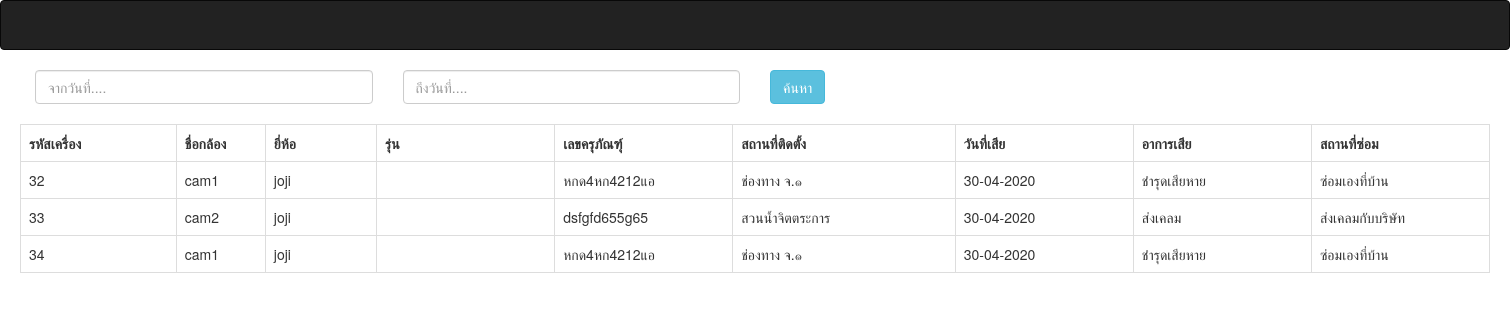
The app's page /fix_timeline.php with its own data.
### tables this page shows
CREATE TABLE `fixing` (
  `f_id` int(5) NOT NULL COMMENT 'รหัสกล้อง',
  `f_idnum` varchar(10) NOT NULL COMMENT 'หมายเลขกล้อง',
  `f_name` varchar(25) NOT NULL COMMENT 'ชื่อกล้อง',
  `f_ip` varchar(20) NOT NULL COMMENT 'ไอพี',
  `f_port` varchar(4) NOT NULL COMMENT 'port',
  `f_brand` varchar(20) NOT NULL COMMENT 'ยี่ห้อ',
  `f_no` varchar(20) NOT NULL COMMENT 'รุ่น',
  `f_sn` varchar(20) NOT NULL COMMENT 'Serial number',
  `f_tax` varchar(20) NOT NULL COMMENT 'เลขพัสดุ',
  `f_place` varchar(40) NOT NULL COMMENT 'สถานที่ติดตั้ง',
  `f_note` varchar(40) NOT NULL COMMENT 'อาการเสีย',
  `f_fix_place` varchar(50) NOT NULL COMMENT 'สถานที่ซ่อม',
  `f_import` date NOT NULL DEFAULT current_timestamp() COMMENT 'วันที่เสีย',
  `f_import_year` year(4) DEFAULT current_timestamp() COMMENT 'ปีที่เสีย'
);

### fix_timeline.php (the view, shortened to what this page needs)
<?php
include('connection.php');
$query = "SELECT * FROM fixing ORDER BY f_id ASC";
$result = mysqli_query($conn, $query);
 ?>
 <!DOCTYPE html>
<html>
      <head>
      <link href="css/bootstrap.css" rel="stylesheet" type="text/css">
      <link rel="stylesheet" href="http://code.jquery.com/ui/1.11.4/themes/smoothness/jquery-ui.css">
      </head>
      <body>
		   <nav class="navbar navbar-inverse">
      </nav>
<div class="container" style="width:1500px;">
     <div class="col-md-3">
                     <input type="text" name="from_date" id="from_date" class="form-control" placeholder="จากวันที่...." />
                </div>
                <div class="col-md-3">
                     <input type="text" name="to_date" id="to_date" class="form-control" placeholder="ถึงวันที่...." />
                </div>
                <div class="col-md-5">
                     <input type="button" name="filter" id="filter" value="ค้นหา" class="btn btn-info" />
                </div>
                <br />
                <div id="order_table">
                     <table class="table table-bordered">
                          <tr>
                               <th width="7%">รหัสเครื่อง</th>
                               <th width="4%">ชื่อกล้อง</th>
							   <th width="5%">ยี่ห้อ</th>
							  <th width="8%">รุ่น</th>
							  <th width="8%">เลขครุภัณฑ์ุ</th>
							  <th width="10%">สถานที่ติดตั้ง</th>
							  <th width="8%">วันที่เสีย</th>
							  <th width="8%">อาการเสีย</th>
							  <th width="8%">สถานที่ซ่อม</th>
                          </tr>
                     <?php
                     while($row = mysqli_fetch_array($result))
                     {
                     ?>
                          <tr>
                               <td><?php echo $row["f_id"]; ?></td>
                               <td><?php echo $row["f_name"]; ?></td>
							  <td><?php echo $row["f_brand"]; ?></td>
							  <td><?php echo $row["f_no"]; ?></td>
							  <td><?php echo $row["f_tax"]; ?></td>
							  <td><?php echo $row["f_place"]; ?></td>
                               <td><?php echo date('d-m-Y',strtotime($row["f_import"]));?></td>
							  <td><?php echo $row["f_note"];?></td>
							  <td><?php echo $row["f_fix_place"]?></td>
                          </tr>
                     <?php
                     }
                     ?>
                     </table>
                </div>
           </div>
</body>
</html>

### records on screen
fixing: f_id "32", f_name "cam1", f_brand "joji", f_tax "หกด4หก4212แอ", f_place "ช่องทาง จ.๑", f_import "30-04-2020", f_note "ชำรุดเสียหาย", f_fix_place "ซ่อมเองที่บ้าน"
fixing: f_id "33", f_name "cam2", f_brand "joji", f_tax "dsfgfd655g65", f_place "สวนน้ำจิตตระการ", f_import "30-04-2020", f_note "ส่งเคลม", f_fix_place "ส่งเคลมกับบริษัท"
fixing: f_id "34", f_name "cam1", f_brand "joji", f_tax "หกด4หก4212แอ", f_place "ช่องทาง จ.๑", f_import "30-04-2020", f_note "ชำรุดเสียหาย", f_fix_place "ซ่อมเองที่บ้าน"
